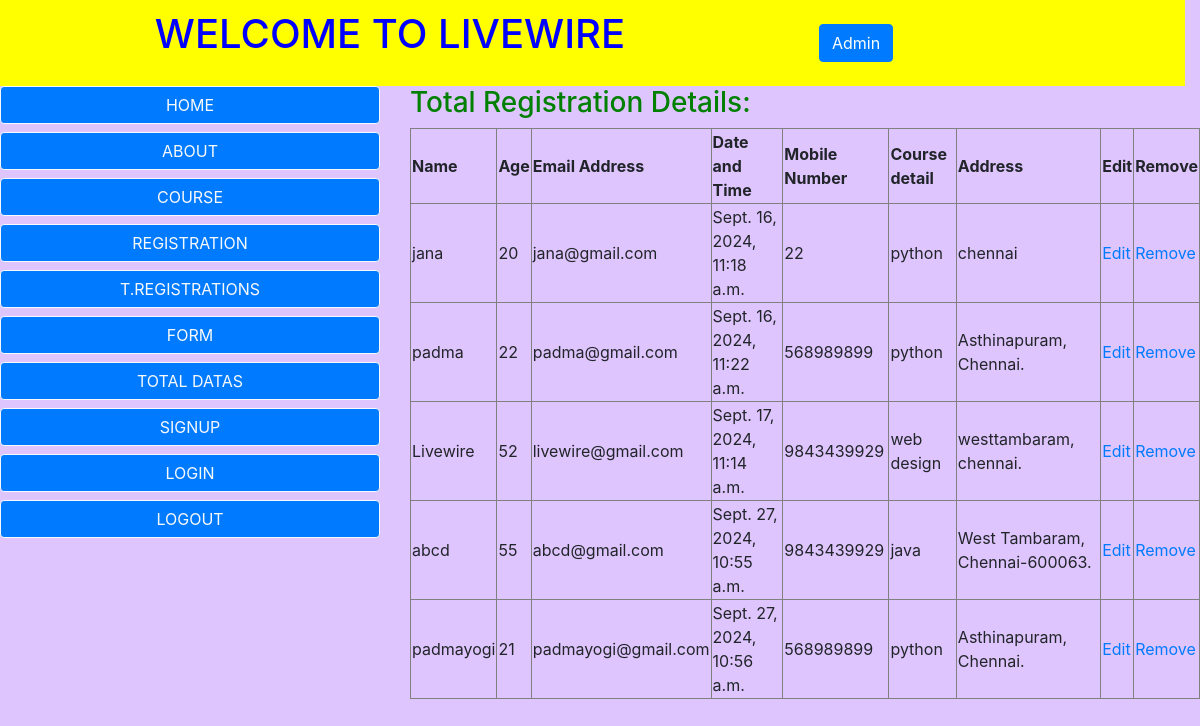
Screenshot of /display/ (signed in) with the database file from the repository.
### app1/models.py (models this page shows)
class details(models.Model):
    name=models.CharField(max_length=10,verbose_name='ENTER NAME')
    age=models.IntegerField()
    email=models.EmailField(unique=True)
    mobile=models.BigIntegerField(help_text='mobile no should be 10 digits')
    address=models.TextField(default='chennai')
    course=models.CharField(default='python',max_length=20,choices=[('python','PYTHON'),
                                                   ('java','JAVA'),
                                                   ('c','C'),
                                                   ('web design','WEB DESIGN'),
                                                                    ('django','DJANGO'),
                                                                    ('c++','CPP'),
                                                                    ('advancejava','ADVANCE JAVA')])
    datetime=models.DateTimeField(auto_now=True)
    fees=models.BooleanField(default=False)

### app1/views.py (the view)
# urls.py: path('display/',login_required(display.as_view()),name='displaypage'),
class display(ListView):
    model = details
    template_name = 'display.html'
    context_object_name = 'object'

### Templates/display.html (shortened to what this page needs)
{% extends 'home.html' %}
{% block content %}
<h3>Total Registration Details:</h3>
<table border="">
    <tr>
        <th>Name</th>
        <th>Age</th>
        <th>Email Address</th>
        <th>Date and Time</th>
        <th>Mobile Number</th>
        <th>Course detail</th>
        <th>Address</th>
        <th>Edit</th>
        <th>Remove</th>
    </tr>
    {% for data in object %}
    <tr>
    <td>{{data.name}}</td>
        <td>{{data.age}}</td>
        <td>{{data.email}}</td>
        <td>{{data.datetime}}</td>
        <td>{{data.mobile}}</td>
        <td>{{data.course}}</td>
        <td>{{data.address}}</td>
        <td>
            <a href="/edit/{{data.id}}">Edit</a>
        </td>
        <td>
            <a href="/remove/{{data.id}}">Remove</a>
        </td>
    </tr>
    {% endfor %}
</table>
{% endblock %}

### Templates/home.html (shortened to what this page needs)
<!DOCTYPE html>
<html lang="en">
<head>
    <link rel="stylesheet" href="https://cdn.jsdelivr.net/npm/bootstrap@4.6.2/dist/css/bootstrap.min.css">
     {% load static %}
    <link rel="stylesheet" href="{% static 'external.css' %}">
</head>
<body>
<header class="container-fluid row">
    <h1 class="col-xl-8">Welcome to livewire</h1>
    <div class="col-xl-4">
    <a class="btn btn-primary m-4" href="/admin">Admin</a>
        </div>
</header>
    <main class="row">
        <nav class="col-xl-4">
            <a href="/" class="btn btn-primary btn-block btn-outline-light">HOME</a>
            <a href="/about" class="btn btn-primary btn-block btn-outline-light">ABOUT</a>
            <a href="/course" class="btn btn-primary btn-block btn-outline-light">COURSE</a>
            <a href="/create" class="btn btn-primary btn-block btn-outline-light">REGISTRATION</a>
            <a href="/read" class="btn btn-primary btn-block btn-outline-light">T.REGISTRATIONS</a>
            <a href="/reg" class="btn btn-primary btn-block btn-outline-light">FORM</a>
            <a href="/display" class="btn btn-primary btn-block btn-outline-light">TOTAL DATAS</a>
            <a href="/signup" class="btn btn-primary btn-block btn-outline-light">SIGNUP</a>
            <a href="/login" class="btn btn-primary btn-block btn-outline-light">LOGIN</a>
            <a href="/logout" class="btn btn-primary btn-block btn-outline-light">LOGOUT</a>
        </nav>
        <div class="col-xl-8">
        {% block content %}{% endblock %}
        </div>
    </main>
</body>
</html>

### app1/static/external.css (style rules this page uses)
h1 { text-align:center; padding:10px; text-transform:uppercase; color:blue; }
h3 { color:green; }

### Templates/home.html (style rules this page uses)
header { background-color:yellow; }
body { background-color:#DFC5FE; }

### rows the page displays
details: name "jana", age "20", email "jana@gmail.com", datetime "Sept. 16, 2024, 11:18 a.m.", mobile "22", course "python", address "chennai"
details: name "padma", age "22", email "padma@gmail.com", datetime "Sept. 16, 2024, 11:22 a.m.", mobile "568989899", course "python", address "Asthinapuram, Chennai."
details: name "Livewire", age "52", email "livewire@gmail.com", datetime "Sept. 17, 2024, 11:14 a.m.", mobile "9843439929", course "web design", address "westtambaram, chennai."
details: name "abcd", age "55", email "abcd@gmail.com", datetime "Sept. 27, 2024, 10:55 a.m.", mobile "9843439929", course "java", address "West Tambaram, Chennai-600063."
details: name "padmayogi", age "21", email "padmayogi@gmail.com", datetime "Sept. 27, 2024, 10:56 a.m.", mobile "568989899", course "python", address "Asthinapuram, Chennai."
